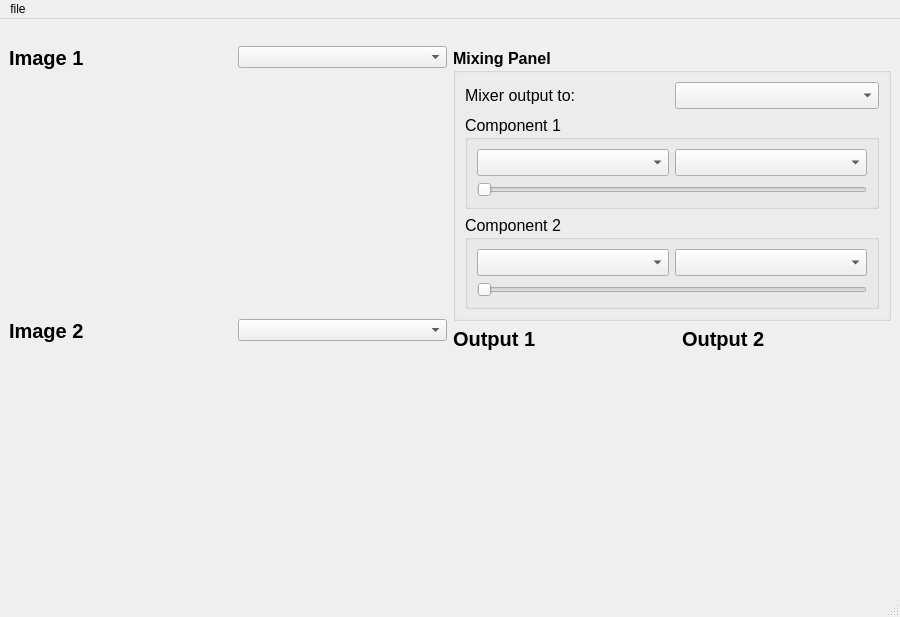
<?xml version="1.0" encoding="UTF-8"?>
<ui version="4.0">
 <class>MainWindow</class>
 <widget class="QMainWindow" name="MainWindow">
  <property name="geometry">
   <rect>
    <x>0</x>
    <y>0</y>
    <width>900</width>
    <height>617</height>
   </rect>
  </property>
  <property name="sizePolicy">
   <sizepolicy hsizetype="Maximum" vsizetype="Maximum">
    <horstretch>0</horstretch>
    <verstretch>0</verstretch>
   </sizepolicy>
  </property>
  <property name="minimumSize">
   <size>
    <width>500</width>
    <height>400</height>
   </size>
  </property>
  <property name="maximumSize">
   <size>
    <width>1000</width>
    <height>800</height>
   </size>
  </property>
  <property name="windowTitle">
   <string>MainWindow</string>
  </property>
  <widget class="QWidget" name="centralwidget">
   <layout class="QVBoxLayout" name="verticalLayout_16">
    <item>
     <layout class="QHBoxLayout" name="horizontalLayout_7">
      <item>
       <layout class="QVBoxLayout" name="verticalLayout_14">
        <item>
         <spacer name="horizontalSpacer_6">
          <property name="orientation">
           <enum>Qt::Horizontal</enum>
          </property>
          <property name="sizeHint" stdset="0">
           <size>
            <width>355</width>
            <height>18</height>
           </size>
          </property>
         </spacer>
        </item>
        <item>
         <layout class="QVBoxLayout" name="verticalLayout_5">
          <item>
           <layout class="QHBoxLayout" name="horizontalLayout">
            <property name="sizeConstraint">
             <enum>QLayout::SetMinimumSize</enum>
            </property>
            <item>
             <layout class="QVBoxLayout" name="verticalLayout_2">
              <item>
               <widget class="QLabel" name="img1_label">
                <property name="sizePolicy">
                 <sizepolicy hsizetype="Preferred" vsizetype="Fixed">
                  <horstretch>0</horstretch>
                  <verstretch>0</verstretch>
                 </sizepolicy>
                </property>
                <property name="font">
                 <font>
                  <pointsize>15</pointsize>
                  <weight>75</weight>
                  <bold>true</bold>
                 </font>
                </property>
                <property name="text">
                 <string>Image 1</string>
                </property>
               </widget>
              </item>
              <item>
               <widget class="QLabel" name="img1">
                <property name="sizePolicy">
                 <sizepolicy hsizetype="Expanding" vsizetype="Expanding">
                  <horstretch>0</horstretch>
                  <verstretch>0</verstretch>
                 </sizepolicy>
                </property>
                <property name="text">
                 <string/>
                </property>
                <property name="pixmap">
                 <pixmap>../No_Image_Available.jpg</pixmap>
                </property>
                <property name="scaledContents">
                 <bool>true</bool>
                </property>
               </widget>
              </item>
             </layout>
            </item>
            <item>
             <spacer name="horizontalSpacer">
              <property name="orientation">
               <enum>Qt::Horizontal</enum>
              </property>
              <property name="sizeType">
               <enum>QSizePolicy::Fixed</enum>
              </property>
              <property name="sizeHint" stdset="0">
               <size>
                <width>13</width>
                <height>20</height>
               </size>
              </property>
             </spacer>
            </item>
            <item>
             <layout class="QVBoxLayout" name="verticalLayout">
              <item>
               <widget class="QComboBox" name="img1_display_selector"/>
              </item>
              <item>
               <widget class="QLabel" name="img1_component_display">
                <property name="sizePolicy">
                 <sizepolicy hsizetype="Expanding" vsizetype="Expanding">
                  <horstretch>0</horstretch>
                  <verstretch>0</verstretch>
                 </sizepolicy>
                </property>
                <property name="text">
                 <string/>
                </property>
                <property name="pixmap">
                 <pixmap>../No_Image_Available.jpg</pixmap>
                </property>
                <property name="scaledContents">
                 <bool>true</bool>
                </property>
               </widget>
              </item>
             </layout>
            </item>
           </layout>
          </item>
          <item>
           <layout class="QHBoxLayout" name="horizontalLayout_2">
            <property name="sizeConstraint">
             <enum>QLayout::SetMinimumSize</enum>
            </property>
            <item>
             <layout class="QVBoxLayout" name="verticalLayout_3">
              <item>
               <widget class="QLabel" name="img2_label">
                <property name="sizePolicy">
                 <sizepolicy hsizetype="Preferred" vsizetype="Fixed">
                  <horstretch>0</horstretch>
                  <verstretch>0</verstretch>
                 </sizepolicy>
                </property>
                <property name="font">
                 <font>
                  <pointsize>15</pointsize>
                  <weight>75</weight>
                  <bold>true</bold>
                 </font>
                </property>
                <property name="text">
                 <string>Image 2</string>
                </property>
               </widget>
              </item>
              <item>
               <widget class="QLabel" name="img2">
                <property name="sizePolicy">
                 <sizepolicy hsizetype="Expanding" vsizetype="Expanding">
                  <horstretch>0</horstretch>
                  <verstretch>0</verstretch>
                 </sizepolicy>
                </property>
                <property name="text">
                 <string/>
                </property>
                <property name="pixmap">
                 <pixmap>../No_Image_Available.jpg</pixmap>
                </property>
                <property name="scaledContents">
                 <bool>true</bool>
                </property>
               </widget>
              </item>
             </layout>
            </item>
            <item>
             <spacer name="horizontalSpacer_2">
              <property name="orientation">
               <enum>Qt::Horizontal</enum>
              </property>
              <property name="sizeType">
               <enum>QSizePolicy::Fixed</enum>
              </property>
              <property name="sizeHint" stdset="0">
               <size>
                <width>13</width>
                <height>20</height>
               </size>
              </property>
             </spacer>
            </item>
            <item>
             <layout class="QVBoxLayout" name="verticalLayout_4">
              <item>
               <widget class="QComboBox" name="img2_display_selector"/>
              </item>
              <item>
               <widget class="QLabel" name="img2_component_display">
                <property name="sizePolicy">
                 <sizepolicy hsizetype="Expanding" vsizetype="Expanding">
                  <horstretch>0</horstretch>
                  <verstretch>0</verstretch>
                 </sizepolicy>
                </property>
                <property name="text">
                 <string/>
                </property>
                <property name="pixmap">
                 <pixmap>../No_Image_Available.jpg</pixmap>
                </property>
                <property name="scaledContents">
                 <bool>true</bool>
                </property>
               </widget>
              </item>
             </layout>
            </item>
           </layout>
          </item>
         </layout>
        </item>
       </layout>
      </item>
      <item>
       <layout class="QVBoxLayout" name="verticalLayout_15">
        <item>
         <spacer name="horizontalSpacer_4">
          <property name="orientation">
           <enum>Qt::Horizontal</enum>
          </property>
          <property name="sizeHint" stdset="0">
           <size>
            <width>40</width>
            <height>20</height>
           </size>
          </property>
         </spacer>
        </item>
        <item>
         <widget class="QGroupBox" name="mixing_panel">
          <property name="font">
           <font>
            <pointsize>12</pointsize>
            <weight>75</weight>
            <italic>false</italic>
            <bold>true</bold>
           </font>
          </property>
          <property name="title">
           <string>Mixing Panel</string>
          </property>
          <layout class="QVBoxLayout" name="verticalLayout_11">
           <item>
            <layout class="QVBoxLayout" name="verticalLayout_10">
             <item>
              <layout class="QHBoxLayout" name="horizontalLayout_3">
               <item>
                <widget class="QLabel" name="output_selector_label">
                 <property name="font">
                  <font>
                   <weight>50</weight>
                   <bold>false</bold>
                  </font>
                 </property>
                 <property name="text">
                  <string>Mixer output to:</string>
                 </property>
                </widget>
               </item>
               <item>
                <widget class="QComboBox" name="output_selector"/>
               </item>
              </layout>
             </item>
             <item>
              <widget class="QGroupBox" name="component1">
               <property name="font">
                <font>
                 <weight>50</weight>
                 <bold>false</bold>
                </font>
               </property>
               <property name="title">
                <string>Component 1</string>
               </property>
               <layout class="QVBoxLayout" name="verticalLayout_7">
                <item>
                 <layout class="QVBoxLayout" name="verticalLayout_6">
                  <item>
                   <layout class="QHBoxLayout" name="horizontalLayout_4">
                    <item>
                     <widget class="QComboBox" name="component1_img_selector"/>
                    </item>
                    <item>
                     <widget class="QComboBox" name="component1_component_selector"/>
                    </item>
                   </layout>
                  </item>
                  <item>
                   <widget class="QSlider" name="component1_slider_ratio">
                    <property name="orientation">
                     <enum>Qt::Horizontal</enum>
                    </property>
                   </widget>
                  </item>
                 </layout>
                </item>
               </layout>
              </widget>
             </item>
             <item>
              <widget class="QGroupBox" name="component2">
               <property name="font">
                <font>
                 <weight>50</weight>
                 <bold>false</bold>
                </font>
               </property>
               <property name="title">
                <string>Component 2</string>
               </property>
               <layout class="QVBoxLayout" name="verticalLayout_8">
                <item>
                 <layout class="QVBoxLayout" name="verticalLayout_9">
                  <item>
                   <layout class="QHBoxLayout" name="horizontalLayout_5">
                    <item>
                     <widget class="QComboBox" name="component2_img_selector"/>
                    </item>
                    <item>
                     <widget class="QComboBox" name="component2_component_selector"/>
                    </item>
                   </layout>
                  </item>
                 </layout>
                </item>
                <item>
                 <widget class="QSlider" name="component2_slider_ratio">
                  <property name="orientation">
                   <enum>Qt::Horizontal</enum>
                  </property>
                 </widget>
                </item>
               </layout>
              </widget>
             </item>
            </layout>
           </item>
          </layout>
         </widget>
        </item>
        <item>
         <layout class="QHBoxLayout" name="horizontalLayout_6">
          <item>
           <layout class="QVBoxLayout" name="verticalLayout_12">
            <item>
             <widget class="QLabel" name="output1_label">
              <property name="sizePolicy">
               <sizepolicy hsizetype="Preferred" vsizetype="Fixed">
                <horstretch>0</horstretch>
                <verstretch>0</verstretch>
               </sizepolicy>
              </property>
              <property name="font">
               <font>
                <pointsize>15</pointsize>
                <weight>75</weight>
                <bold>true</bold>
               </font>
              </property>
              <property name="text">
               <string>Output 1</string>
              </property>
             </widget>
            </item>
            <item>
             <widget class="QLabel" name="output1_display">
              <property name="sizePolicy">
               <sizepolicy hsizetype="Expanding" vsizetype="Expanding">
                <horstretch>0</horstretch>
                <verstretch>0</verstretch>
               </sizepolicy>
              </property>
              <property name="text">
               <string/>
              </property>
              <property name="pixmap">
               <pixmap>../No_Image_Available.jpg</pixmap>
              </property>
              <property name="scaledContents">
               <bool>true</bool>
              </property>
             </widget>
            </item>
           </layout>
          </item>
          <item>
           <spacer name="horizontalSpacer_3">
            <property name="orientation">
             <enum>Qt::Horizontal</enum>
            </property>
            <property name="sizeType">
             <enum>QSizePolicy::Fixed</enum>
            </property>
            <property name="sizeHint" stdset="0">
             <size>
              <width>13</width>
              <height>20</height>
             </size>
            </property>
           </spacer>
          </item>
          <item>
           <layout class="QVBoxLayout" name="verticalLayout_13">
            <item>
             <widget class="QLabel" name="output2_label">
              <property name="sizePolicy">
               <sizepolicy hsizetype="Preferred" vsizetype="Fixed">
                <horstretch>0</horstretch>
                <verstretch>0</verstretch>
               </sizepolicy>
              </property>
              <property name="font">
               <font>
                <pointsize>15</pointsize>
                <weight>75</weight>
                <bold>true</bold>
               </font>
              </property>
              <property name="text">
               <string>Output 2</string>
              </property>
             </widget>
            </item>
            <item>
             <widget class="QLabel" name="output2_display">
              <property name="sizePolicy">
               <sizepolicy hsizetype="Expanding" vsizetype="Expanding">
                <horstretch>0</horstretch>
                <verstretch>0</verstretch>
               </sizepolicy>
              </property>
              <property name="text">
               <string/>
              </property>
              <property name="pixmap">
               <pixmap>../No_Image_Available.jpg</pixmap>
              </property>
              <property name="scaledContents">
               <bool>true</bool>
              </property>
             </widget>
            </item>
           </layout>
          </item>
         </layout>
        </item>
       </layout>
      </item>
     </layout>
    </item>
   </layout>
  </widget>
  <widget class="QMenuBar" name="menubar">
   <property name="geometry">
    <rect>
     <x>0</x>
     <y>0</y>
     <width>900</width>
     <height>21</height>
    </rect>
   </property>
   <widget class="QMenu" name="menufile">
    <property name="title">
     <string>file</string>
    </property>
    <addaction name="actionopen"/>
    <addaction name="actionnew_window"/>
   </widget>
   <addaction name="menufile"/>
  </widget>
  <widget class="QStatusBar" name="statusbar"/>
  <action name="actionopen">
   <property name="text">
    <string>open</string>
   </property>
  </action>
  <action name="actionnew_window">
   <property name="text">
    <string>new window</string>
   </property>
  </action>
 </widget>
 <resources/>
 <connections/>
</ui>
